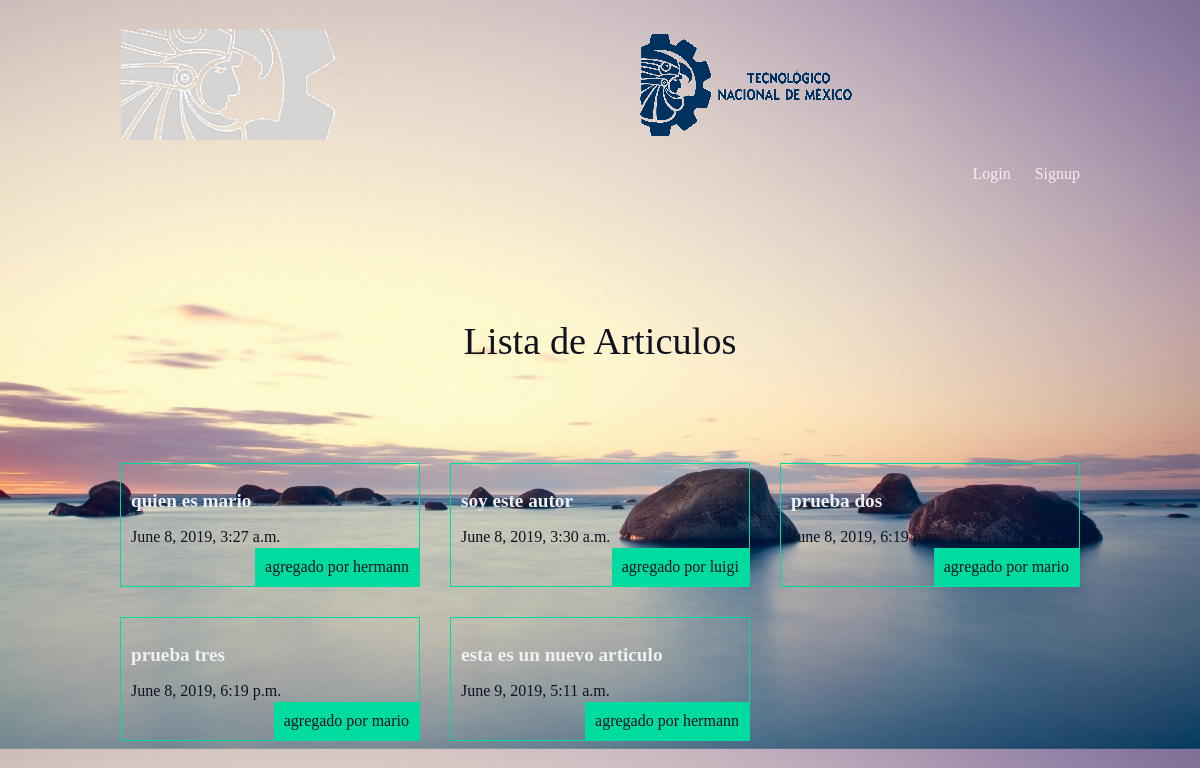
The app's page /articles/ with its own data.
### articles/models.py (models this page shows)
class Article(models.Model):
    title = models.CharField(max_length=100)
    slug  = models.SlugField()
    body  = models.TextField()
    date  = models.DateTimeField(auto_now_add=True)
    thumb = models.ImageField(default='default.png', blank=True)
    author = models.ForeignKey(User, default=None, on_delete = models.CASCADE)

### articles/views.py (the view)
def article_list(request):
    articles =  Article.objects.all().order_by('date')
    return render(request, 'articles/article_list.html', {'articles': articles})

### articles/templates/articles/article_list.html (shortened to what this page needs)
{% extends 'base_layout.html' %}
{% block content %}
    <h1>Lista de Articulos</h1>
    <div class = "articles">
        {%  for article in articles %}
        <div class = "article">
            <h2><a href="{% url 'articles:detail' slug=article.slug  %}">{{ article.title }}</a></h2>
            <p>{{ article.date }}</p>
            <p class="author">agregado por {{ article.author.username }}</p>
        </div>
        {% endfor %}
    </div>
    {% endblock %}

### templates/base_layout.html (shortened to what this page needs)
{% load static from staticfiles %}
<!DOCTYPE html>
<html lang="en">
<head>
    <link rel="stylesheet" href="{% static 'styles.css' %}">
</head>
<body>
    <header class="wrapper">
        <h1><a href="{% url 'home' %}"><img src="{% static 'tecnm3.png' %}" alt="djangonautic" ></a></h1>
        <nav>
            <ul>
                {%if user.is_authenticated%}
                <li>
                    <form class="logout-link" action="{% url 'accounts:logout' %}" method="POST">
                        {% csrf_token %}
                        <button type="submit">Logout</button>
                    </form>
                </li>
                <li><a href="{% url 'articles:create' %}" class="highlight">New Article</a></li>
                {%else%}
                <li><a href="{% url 'accounts:login' %}">Login</a></li>
                <li><a href="{% url 'accounts:signup' %}">Signup</a></li>
                {%endif%}
            </ul>
        </nav>
    </header>
    <div class = "wrapper">
        {% block content %}
        {% endblock %}
    </div>
</body>
</html>

### assets/styles.css (style rules this page uses)
body { background-image: url(/static/ocean.jpg); background-size:100% 100%; }
body * { font-family: Ubuntu; }
h1, h3, h4, h5, p { font-weight: normal; margin: 0; color: #0f121f; }
h2 { color: #0e173c; }
a, a:hover, a:visited { color: #eef1f1; text-decoration: none; }
.wrapper { max-width: 960px; margin: 0 auto; }
div.wrapper h1 { text-align: center; margin: 100px auto; font-size: 2.4em; }
header { display: grid; grid-template-columns: 1fr; padding: 20px 0; }
nav { justify-self: end; }
nav li { display: inline-block; margin-left: 20px; }
.articles { display: grid; grid-template-columns: 1fr 1fr 1fr; grid-gap: 30px; }
.article { padding: 10px; border:1px solid #00dba0; position: relative; padding-bottom: 40px; }
.article h2 { font-size: 1.2em; }
.article .author { padding: 10px; background: #00dba0; position: absolute; right: 0; bottom: 0; margin: 0; color: #0f121f; }

### records on screen
Article: title "quien es mario", date "June 8, 2019, 3:27 a.m.", author.username "hermann"
Article: title "soy este autor", date "June 8, 2019, 3:30 a.m.", author.username "luigi"
Article: title "prueba dos", date "June 8, 2019, 6:19 p.m.", author.username "mario"
Article: title "prueba tres", date "June 8, 2019, 6:19 p.m.", author.username "mario"
Article: title "esta es un nuevo articulo", date "June 9, 2019, 5:11 a.m.", author.username "hermann"
